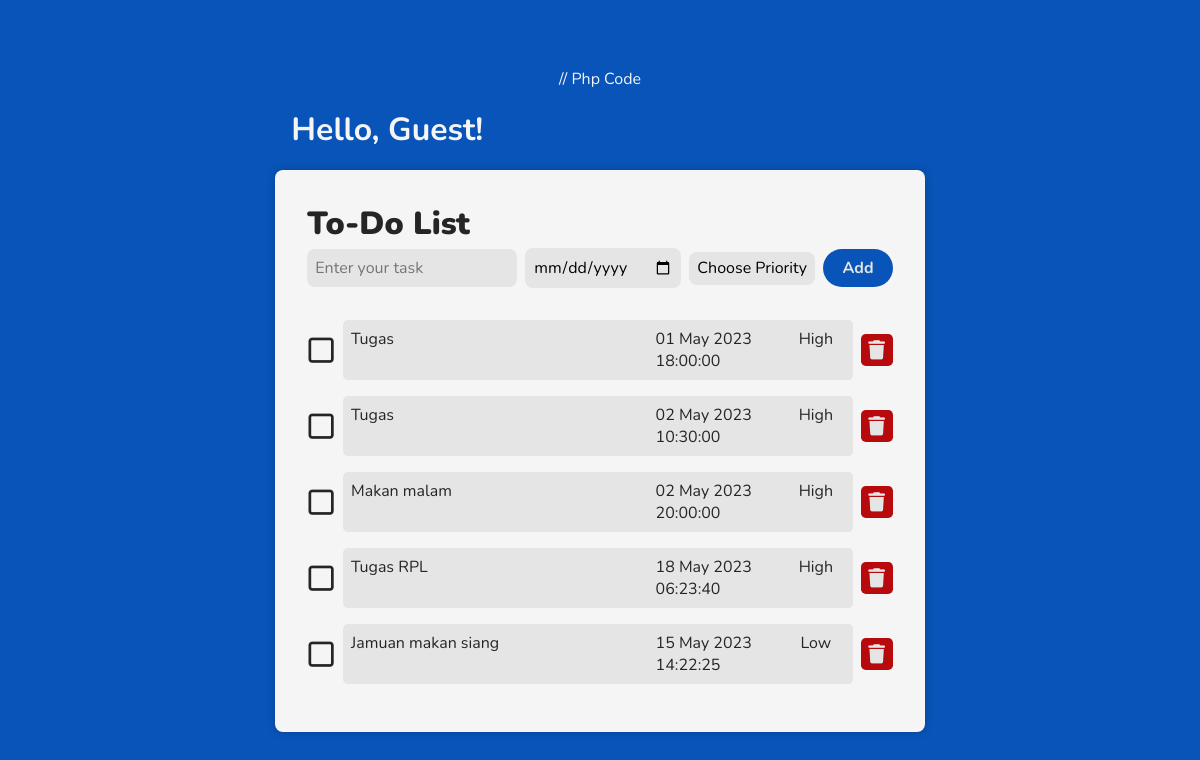
Screenshot of /Script/index.php with the database file from the repository.
### tables this page shows
CREATE TABLE `list` (
  `id` int(11) NOT NULL,
  `catatan` varchar(500) NOT NULL,
  `waktu` datetime NOT NULL,
  `keterangan` int(2) NOT NULL
);

### Script/index.php (the view, shortened to what this page needs)
<!DOCTYPE html>
<html lang="en">
<head>
    <link rel="stylesheet" href="../CSS/style.css">
</head>
<?php
    include "config.php";
?>
<body>
    <div class="content">
        <div class="header">
            <p>Hello, Guest!</p>
        </div>
        <div class="container">
            <h1>To-Do List</h1>
            <form action="" method="post">
                <div class="input">
                    <input type="text" id="task" name="task" placeholder="Enter your task">
                    <input type="date" id="date" title="date" name="date">
                    <select name="priority" id="priority" title="priority">
                        <option selected disabled value="none">Choose Priority</option>
                    </select>
                    <button id="add" value="submit" name="submit">Add</button>
                </div>
            </form>
            <div class="list">
            <?php
                $data = mysqli_query($conf, "SELECT waktu FROM list where keterangan = 0");
                $base = array();
                if (mysqli_num_rows($data) > 0) {
                    while ($row = mysqli_fetch_assoc($data)) {
                        $base[] = $row;
                    }
                }
                $bigdata = array();
                foreach($base as $data){
                    $bigdata[] = date("Y-m-d H:i:s", strtotime($data['waktu']));
                }
                $arrLen = count($bigdata);
                for($i = 0; $i < $arrLen; $i++) {
                    $min = $i;
                    for($j = $i + 1; $j < $arrLen; $j++) {
                        if($bigdata[$j] < $bigdata[$min]) {
                            $min = $j;
                        }
                    }
                    $tmp = $bigdata[$min];
                    $bigdata[$min] = $bigdata[$i];
                    $bigdata[$i] = $tmp;
                }
                $result = array();
                foreach($bigdata as $data){
                    $result[] = $data;
                }
                foreach($result as $data){
            ?>
                <ul id="list">
                    <li class="item">
                        <div class="icon">
                            <i class="fa-regular fa-square"></i>
                        </div>
                        <div class="task">
                            <span>
                                <?php
                                $cari = date("Y-m-d H:i:s", strtotime($data));
                                $tampil = mysqli_query($conf, "SELECT * FROM list WHERE waktu LIKE '%$cari%'");
                                while ($row = mysqli_fetch_array($tampil)) {
                                    echo $row['catatan'];
                                } ?>
                            </span>
                            <span><?php  echo date("d M Y H:i:s", strtotime($data)); ?></span>
                            <span><?php echo "High"; ?></span>
                        </div>
                        <div class="delete">
                            <i class="fas fa-trash"></i>
                        </div>
                    </li>
                </ul>
            <?php } ?>
            <?php
                $data = mysqli_query($conf, "SELECT waktu FROM list where keterangan = 1");
                $base = array();
                if (mysqli_num_rows($data) > 0) {
                    while ($row = mysqli_fetch_assoc($data)) {
                        $base[] = $row;
                    }
                }
                $bigdata = array();
                foreach($base as $data){
                    $bigdata[] = date("Y-m-d H:i:s", strtotime($data['waktu']));
                }
                $arrLen = count($bigdata);
                for($i = 0; $i < $arrLen; $i++) {
                    $min = $i;
                    $tmp = $bigdata[$min];
                    $bigdata[$min] = $bigdata[$i];
                    $bigdata[$i] = $tmp;
                }
                $result = array();
                foreach($bigdata as $data){
                    $result[] = $data;
                }
                foreach($result as $data){
            ?>
                <ul id="list">
                    <li class="item">
                        <div class="icon">
                            <i class="fa-regular fa-square"></i>
                        </div>
                        <div class="task">
                            <span>
                                <?php
                                $cari = date("Y-m-d H:i:s", strtotime($data));
                                $tampil = mysqli_query($conf, "SELECT * FROM list WHERE waktu LIKE '%$cari%'");
                                while ($row = mysqli_fetch_array($tampil)) {
                                    echo $row['catatan'];
                                } ?>
                            </span>
                            <span><?php  echo date("d M Y H:i:s", strtotime($data)); ?></span>
                            <span><?php echo "Low"; ?></span>
                        </div>
                        <div class="delete">
                            <i class="fas fa-trash"></i>
                        </div>
                    </li>
                </ul>
            <?php } ?>
            </div>
        </div>
    </div>
</body>
</html>

### CSS/style.css (style rules this page uses)
* { margin: 0; padding: 0; box-sizing: border-box; font-family: "Nunito", sans-serif; }
body { background-color: #0954b8; color: #f5f5f5; height: 100vh; width: 100%; display: flex; flex-direction: column; align-items: center; justify-content: center; }
.content { display: flex; flex-direction: column; justify-content: center; min-height: 10vh; min-width: 30vw; margin: 0em 1em; }
.header { display: flex; align-items: center; height: 10vh; min-width: 30vw; color: #f5f5f5; font-size: 2em; padding: 0.5em; font-weight: 700; }
.container { background-color: #f5f5f5; display: flex; flex-direction: column; justify-content: center; color: #252525; padding: 2em; border-radius: 0.5em; box-shadow: 0 0 10px rgba(0, 0, 0, 0.2); }
.container h1 { font-size: 2em; font-weight: 900; }
.container .input { display: flex; flex-wrap: wrap; align-items: center; gap: 0.5em; justify-content: space-between; margin: 0.2em 0 1em 0; }
.container .input select, .container .input input { -moz-appearance: none; -webkit-appearance: none; appearance: none; outline: 0; box-shadow: none; padding: 0.5em; border-radius: 0.5em; border: none !important; outline: none; font-size: 1em; font-weight: 400; background-color: #e5e5e5; }
.container .input button { -moz-appearance: none; -webkit-appearance: none; appearance: none; outline: 0; box-shadow: none; padding: 0.5em 1.2em; border-radius: 3em; border: none !important; outline: none; font-size: 1em; font-weight: 700; background-color: #0954b8; color: #e5e5e5; cursor: pointer; }
ul li { list-style: none; display: flex; width: 100%; align-items: center; gap: 0.5em; margin: 1em 0em; cursor: pointer; border-radius: 0.3em; }
ul li .icon, ul li .delete { display: flex; align-items: center; justify-content: center; width: 2em; height: 2em; color: #252525; }
ul li .delete { background-color: #b8090c; border-radius: 0.3em; padding: 1em; }
ul li i { font-size: 1.2em; }
.icon i { font-size: 1.8em; }
.delete i { color: #e5e5e5; }
ul li .task { display: flex; width: 100%; padding: 0.5em; border-radius: 0.3em; background-color: #e5e5e5; gap: 1em; }
ul li span:first-child { flex: 1; justify-content: start; }
ul li span:nth-child(2) { flex: 0.4; }
ul li span:last-child { flex: 0.2; }
ul li span { display: flex; justify-content: center; font-size: 1em; }

### rows the page displays
list: catatan "Tugas"
list: catatan "Tugas"
list: catatan "Makan malam"
list: catatan "Tugas RPL"
list: catatan "Jamuan makan siang"

### other values shown
date("d M Y H:i:s", strtotime($data)) "01 May 2023 18:00:00"
date("d M Y H:i:s", strtotime($data)) "02 May 2023 10:30:00"
date("d M Y H:i:s", strtotime($data)) "02 May 2023 20:00:00"
date("d M Y H:i:s", strtotime($data)) "18 May 2023 06:23:40"
date("d M Y H:i:s", strtotime($data)) "15 May 2023 14:22:25"
